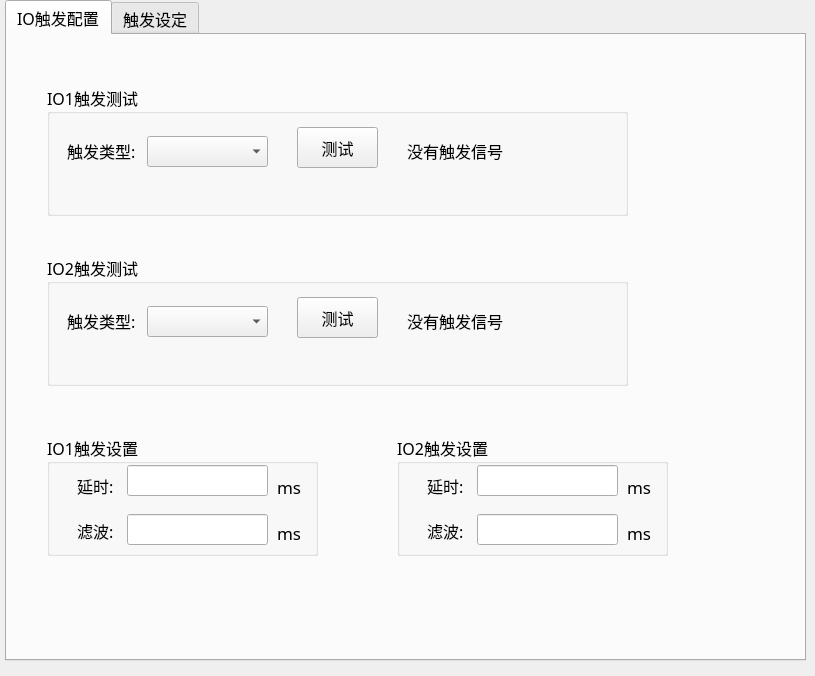
<?xml version="1.0" encoding="UTF-8"?>
<ui version="4.0">
 <class>IOTriggerWidget</class>
 <widget class="QWidget" name="IOTriggerWidget">
  <property name="geometry">
   <rect>
    <x>0</x>
    <y>0</y>
    <width>815</width>
    <height>676</height>
   </rect>
  </property>
  <property name="windowTitle">
   <string>Form</string>
  </property>
  <widget class="QTabWidget" name="tabWidget">
   <property name="geometry">
    <rect>
     <x>5</x>
     <y>0</y>
     <width>801</width>
     <height>661</height>
    </rect>
   </property>
   <property name="font">
    <font>
     <family>微软雅黑</family>
     <pointsize>12</pointsize>
    </font>
   </property>
   <property name="currentIndex">
    <number>0</number>
   </property>
   <widget class="QWidget" name="tab">
    <attribute name="title">
     <string>IO触发配置</string>
    </attribute>
    <widget class="QGroupBox" name="groupBox">
     <property name="geometry">
      <rect>
       <x>40</x>
       <y>50</y>
       <width>581</width>
       <height>131</height>
      </rect>
     </property>
     <property name="title">
      <string>IO1触发测试</string>
     </property>
     <widget class="QLabel" name="label">
      <property name="geometry">
       <rect>
        <x>20</x>
        <y>50</y>
        <width>71</width>
        <height>31</height>
       </rect>
      </property>
      <property name="text">
       <string>触发类型:</string>
      </property>
     </widget>
     <widget class="QComboBox" name="IO1TriggerTypeCbB">
      <property name="geometry">
       <rect>
        <x>100</x>
        <y>51</y>
        <width>121</width>
        <height>31</height>
       </rect>
      </property>
     </widget>
     <widget class="QPushButton" name="IO1TestButton">
      <property name="geometry">
       <rect>
        <x>250</x>
        <y>42</y>
        <width>81</width>
        <height>41</height>
       </rect>
      </property>
      <property name="text">
       <string>测试</string>
      </property>
     </widget>
     <widget class="QLabel" name="IO1TestResultLabel">
      <property name="geometry">
       <rect>
        <x>360</x>
        <y>50</y>
        <width>171</width>
        <height>31</height>
       </rect>
      </property>
      <property name="text">
       <string>没有触发信号</string>
      </property>
     </widget>
    </widget>
    <widget class="QGroupBox" name="groupBox_2">
     <property name="geometry">
      <rect>
       <x>40</x>
       <y>220</y>
       <width>581</width>
       <height>131</height>
      </rect>
     </property>
     <property name="title">
      <string>IO2触发测试</string>
     </property>
     <widget class="QLabel" name="label_3">
      <property name="geometry">
       <rect>
        <x>20</x>
        <y>50</y>
        <width>71</width>
        <height>31</height>
       </rect>
      </property>
      <property name="text">
       <string>触发类型:</string>
      </property>
     </widget>
     <widget class="QComboBox" name="IO2TriggerTypeCbB">
      <property name="geometry">
       <rect>
        <x>100</x>
        <y>51</y>
        <width>121</width>
        <height>31</height>
       </rect>
      </property>
     </widget>
     <widget class="QPushButton" name="IO2TestButton">
      <property name="geometry">
       <rect>
        <x>250</x>
        <y>42</y>
        <width>81</width>
        <height>41</height>
       </rect>
      </property>
      <property name="text">
       <string>测试</string>
      </property>
     </widget>
     <widget class="QLabel" name="IO2TestResultLabel">
      <property name="geometry">
       <rect>
        <x>360</x>
        <y>50</y>
        <width>171</width>
        <height>31</height>
       </rect>
      </property>
      <property name="text">
       <string>没有触发信号</string>
      </property>
     </widget>
    </widget>
    <widget class="QGroupBox" name="groupBox_3">
     <property name="geometry">
      <rect>
       <x>40</x>
       <y>400</y>
       <width>271</width>
       <height>121</height>
      </rect>
     </property>
     <property name="title">
      <string>IO1触发设置</string>
     </property>
     <widget class="QLabel" name="label_5">
      <property name="geometry">
       <rect>
        <x>30</x>
        <y>30</y>
        <width>54</width>
        <height>41</height>
       </rect>
      </property>
      <property name="text">
       <string>延时:</string>
      </property>
     </widget>
     <widget class="QLabel" name="label_6">
      <property name="geometry">
       <rect>
        <x>30</x>
        <y>80</y>
        <width>54</width>
        <height>31</height>
       </rect>
      </property>
      <property name="text">
       <string>滤波:</string>
      </property>
     </widget>
     <widget class="QLineEdit" name="IO1DelayMsEdit">
      <property name="geometry">
       <rect>
        <x>80</x>
        <y>30</y>
        <width>141</width>
        <height>31</height>
       </rect>
      </property>
     </widget>
     <widget class="QLineEdit" name="IO1SmoothingEdit">
      <property name="geometry">
       <rect>
        <x>80</x>
        <y>79</y>
        <width>141</width>
        <height>31</height>
       </rect>
      </property>
     </widget>
     <widget class="QLabel" name="label_7">
      <property name="geometry">
       <rect>
        <x>230</x>
        <y>36</y>
        <width>41</width>
        <height>31</height>
       </rect>
      </property>
      <property name="font">
       <font>
        <pointsize>13</pointsize>
       </font>
      </property>
      <property name="text">
       <string>ms</string>
      </property>
     </widget>
     <widget class="QLabel" name="label_8">
      <property name="geometry">
       <rect>
        <x>230</x>
        <y>82</y>
        <width>41</width>
        <height>31</height>
       </rect>
      </property>
      <property name="font">
       <font>
        <pointsize>13</pointsize>
       </font>
      </property>
      <property name="text">
       <string>ms</string>
      </property>
     </widget>
    </widget>
    <widget class="QGroupBox" name="groupBox_4">
     <property name="geometry">
      <rect>
       <x>390</x>
       <y>400</y>
       <width>271</width>
       <height>121</height>
      </rect>
     </property>
     <property name="title">
      <string>IO2触发设置</string>
     </property>
     <widget class="QLabel" name="label_9">
      <property name="geometry">
       <rect>
        <x>30</x>
        <y>30</y>
        <width>54</width>
        <height>41</height>
       </rect>
      </property>
      <property name="text">
       <string>延时:</string>
      </property>
     </widget>
     <widget class="QLabel" name="label_10">
      <property name="geometry">
       <rect>
        <x>30</x>
        <y>80</y>
        <width>54</width>
        <height>31</height>
       </rect>
      </property>
      <property name="text">
       <string>滤波:</string>
      </property>
     </widget>
     <widget class="QLineEdit" name="IO2DelayMsEdit">
      <property name="geometry">
       <rect>
        <x>80</x>
        <y>30</y>
        <width>141</width>
        <height>31</height>
       </rect>
      </property>
     </widget>
     <widget class="QLineEdit" name="IO2SmoothingEdit">
      <property name="geometry">
       <rect>
        <x>80</x>
        <y>79</y>
        <width>141</width>
        <height>31</height>
       </rect>
      </property>
     </widget>
     <widget class="QLabel" name="label_11">
      <property name="geometry">
       <rect>
        <x>230</x>
        <y>36</y>
        <width>41</width>
        <height>31</height>
       </rect>
      </property>
      <property name="font">
       <font>
        <pointsize>13</pointsize>
       </font>
      </property>
      <property name="text">
       <string>ms</string>
      </property>
     </widget>
     <widget class="QLabel" name="label_12">
      <property name="geometry">
       <rect>
        <x>230</x>
        <y>82</y>
        <width>41</width>
        <height>31</height>
       </rect>
      </property>
      <property name="font">
       <font>
        <pointsize>13</pointsize>
       </font>
      </property>
      <property name="text">
       <string>ms</string>
      </property>
     </widget>
    </widget>
   </widget>
   <widget class="QWidget" name="tab_2">
    <attribute name="title">
     <string>触发设定</string>
    </attribute>
    <widget class="QLabel" name="label_13">
     <property name="geometry">
      <rect>
       <x>30</x>
       <y>20</y>
       <width>81</width>
       <height>31</height>
      </rect>
     </property>
     <property name="text">
      <string>任务列表</string>
     </property>
    </widget>
    <widget class="QLabel" name="label_14">
     <property name="geometry">
      <rect>
       <x>250</x>
       <y>20</y>
       <width>91</width>
       <height>31</height>
      </rect>
     </property>
     <property name="text">
      <string>IO触发端口</string>
     </property>
    </widget>
    <widget class="QLabel" name="label_15">
     <property name="geometry">
      <rect>
       <x>470</x>
       <y>20</y>
       <width>81</width>
       <height>31</height>
      </rect>
     </property>
     <property name="text">
      <string>触发方式</string>
     </property>
    </widget>
    <widget class="QListWidget" name="TaskTriggerSetListWidget">
     <property name="geometry">
      <rect>
       <x>5</x>
       <y>51</y>
       <width>781</width>
       <height>570</height>
      </rect>
     </property>
    </widget>
   </widget>
  </widget>
 </widget>
 <resources/>
 <connections/>
</ui>
